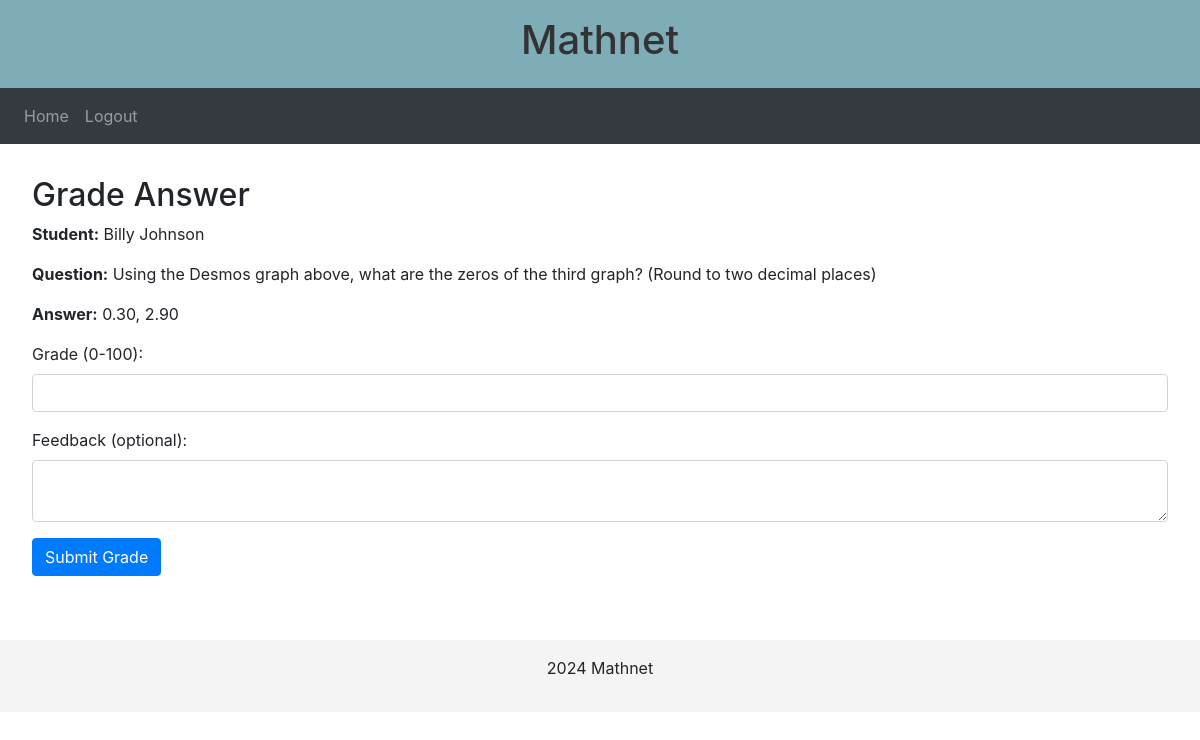
/answers/1/grade (signed in), run on the app's committed database.
### app/models.py (models this page shows)
class User(db.Model, UserMixin):
    id = db.Column(db.Integer, primary_key=True)
    firstName = db.Column(db.String(80), nullable=False)
    email = db.Column(db.String(150), unique=True, nullable=False)
    password = db.Column(db.String(200), nullable=False)
    courses = db.relationship('Course', secondary=user_courses, backref=db.backref('students', lazy='dynamic'))
    created_courses = db.relationship('Course', backref='creator', lazy=True)
    answers = db.relationship('Answer', backref='student', lazy=True)
    completions = db.relationship('LessonCompletion', backref='student', lazy=True)

class Question(db.Model):
    id = db.Column(db.Integer, primary_key=True)
    prompt = db.Column(db.Text, nullable=False)
    lesson_id = db.Column(db.Integer, db.ForeignKey('lesson.id'), nullable=False)
    created_at = db.Column(db.DateTime, default=datetime.utcnow)
    answers = db.relationship('Answer', backref='question', lazy=True, cascade='all, delete-orphan')

class Answer(db.Model):
    id = db.Column(db.Integer, primary_key=True)
    content = db.Column(db.Text, nullable=False)
    submitted_at = db.Column(db.DateTime, default=datetime.utcnow)
    grade = db.Column(db.Float)  # Nullable until graded
    feedback = db.Column(db.Text)
    student_id = db.Column(db.Integer, db.ForeignKey('user.id'), nullable=False)
    question_id = db.Column(db.Integer, db.ForeignKey('question.id'), nullable=False)

### app/routes.py (the view, shortened to what this page needs)
@routes.route('/answers/<int:answer_id>/grade', methods=['GET', 'POST'])
@login_required
def grade_answer(answer_id):
    answer = Answer.query.get_or_404(answer_id)
    question = answer.question
    lesson = question.lesson
    course = lesson.course
    if course.creator_id != current_user.id:
        flash('Only the course creator can grade answers.', 'danger')
        return redirect(url_for('routes.grade_answers', course_id=course.id, lesson_id=lesson.id))
    return render_template('grade_answer.html', answer=answer, user=current_user)

### app/__init__.py (called while the page is built)
def create_app():
    app = Flask(__name__)
    app.config['SECRET_KEY'] = 'willssecretkey'
    base_dir = os.path.abspath(os.path.dirname(__file__))
    db_path = os.path.join(base_dir, DB_NAME)
    app.config['SQLALCHEMY_DATABASE_URI'] = 'sqlite:///' + db_path
    db.init_app(app)
    from .routes import routes
    from .auth import auth
    app.register_blueprint(routes, url_prefix='/')
    app.register_blueprint(auth, url_prefix='/')
    from .models import Course, User
    with app.app_context():
        db.create_all()
    login_manager = LoginManager()
    login_manager.login_view = 'auth.login'
    login_manager.init_app(app)
    @login_manager.user_loader
    def load_user(id):
        return User.query.get(int(id))
    return app

### app/templates/grade_answer.html
{% extends 'base.html' %}
{% block content %}
<h2>Grade Answer</h2>
<p><strong>Student:</strong> {{ answer.student.firstName }}</p>
<p><strong>Question:</strong> {{ answer.question.prompt }}</p>
<p><strong>Answer:</strong> {{ answer.content }}</p>
<form method="POST">
    <div class="form-group">
        <label for="grade">Grade (0-100):</label>
        <input type="number" name="grade" class="form-control" min="0" max="100" step="0.1" required>
    </div>
    <div class="form-group">
        <label for="feedback">Feedback (optional):</label>
        <textarea name="feedback" class="form-control"></textarea>
    </div>
    <button type="submit" class="btn btn-primary">Submit Grade</button>
</form>
{% endblock %}

### app/static/css/styles.css (style rules this page uses)
body { font-family: Arial, sans-serif; margin: 0; padding: 0; line-height: 1.6; }

### data on the page
User: student.firstName "Billy Johnson"
Question: question.prompt "Using the Desmos graph above, what are the zeros of the third graph? (Round to two decimal places)"
Answer: content "0.30, 2.90"
